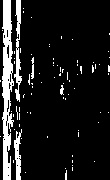
#> input picture test.jpg, 110 x 180 px
$ python contour.py
#> lines starting #> are read from the running program, lines starting #| are printed output that depends on the picture; after the words box and inside, x2 and y2 are one past the last pixel; in counts of white or black regions, pixels touching at a corner belong together
import numpy as np
import cv2 as cv
im = cv.imread('test.jpg')
#> im is the input picture: shape (180, 110, 3); min 0, max 255, mean 29.1

imgray = cv.cvtColor(im, cv.COLOR_BGR2GRAY)
ret, thresh = cv.threshold(imgray, 127, 255, 0)
#> thresh: shape (180, 110); 11.4% white; 80 white regions (75 under 20 px)
contours, hierarchy = cv.findContours(thresh, cv.RETR_TREE, cv.CHAIN_APPROX_SIMPLE)
#> contours = 107 contours, 101 with area under 20; largest, box (x1, y1, x2, y2) and area: (2, 0, 14, 180) 1218, (14, 0, 22, 102) 257, (14, 129, 22, 180) 168, (6, 44, 10, 59) 33, (6, 99, 10, 113) 25, (31, 57, 34, 79) 22

for row in thresh:
	for i in range(len(row)):
		row[i] = 255

for cnt in contours:
	if cv.contourArea(cnt) > 6:
		print(cv.contourArea(cnt))
		cv.drawContours(thresh, [cnt], 0, (183,23,100), -1)
#> this loop made 107 passes
#> cnt on passes 1, 3, 4, 5, 6, 7, 8, 9, 10, 11, 12, 13: [[25, 172]], [[65, 168]], [[72, 167], [72, 170]], [[72, 165]], [[94, 161]], [[72, 160], [72, 162]], [[13, 160], [13, 162]], [[72, 155], [72, 156]], [[21, 138]], [[47, 136], [47, 137]], [[0, 136]], [[78, 132], [78, 136]]
#| 6.5
#| 168.5
#| 14.5
#| 22.5
#| 257.0
#| 1217.5
#| 10.0
#| 12.0
#> (further printed lines are left out)
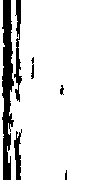
#> thresh: shape (180, 110); values 183 (black) and 255 (white), 89.2% white; 6 black regions (1 under 20 px), largest, box (x1, y1, x2, y2) and area: (2, 0, 14, 180) 1439, (14, 0, 22, 102) 373, (14, 129, 22, 180) 231, (31, 57, 34, 79) 45, (60, 85, 64, 95) 26
# for contour in contours:
# 	if
# image = cv2.circle(thresh, center_coordinates, radius, color, thickness=-1)

# print(contours[2])

cv.imshow('thresh', thresh)
cv.waitKey(0)
